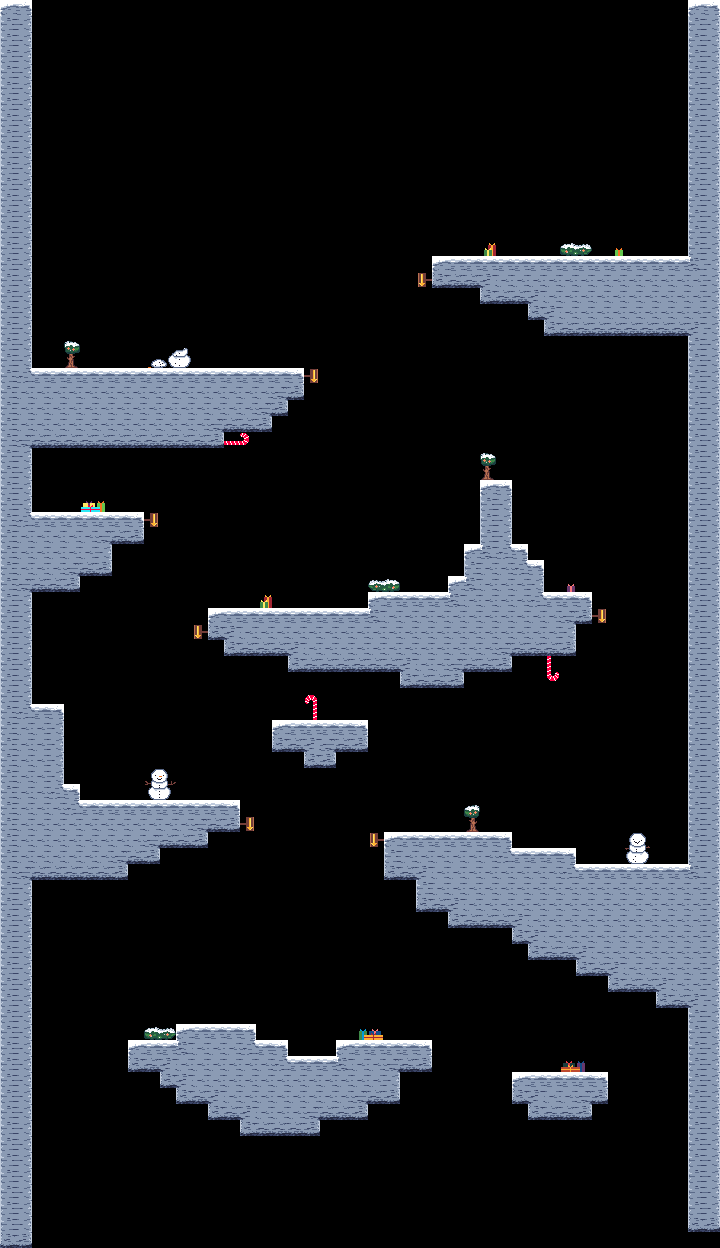

A 2D game scene composited from a Tiled map and its tileset images. What follows is a short description and the map's XML, with each tile layer's data collapsed to a summary:
An orthogonal 45x78 tile map with 16x16 px tiles, 2 tile layers (collisions, decor).

<map version="1.10" tiledversion="1.10.1" orientation="orthogonal" renderorder="right-down" width="45" height="78" tilewidth="16" tileheight="16" infinite="0" nextlayerid="3" nextobjectid="1">
 <tileset firstgid="1" source="penguinGaimTileset.tsx" />
 <layer id="1" name="collisions" width="45" height="78">
  <data>[3510 cells, 903 non-empty, 13 distinct tile ids]</data>
 </layer>
 <layer id="2" name="decor" width="45" height="78">
  <data>[3510 cells, 49 non-empty, 30 distinct tile ids]</data>
 </layer>
</map>
